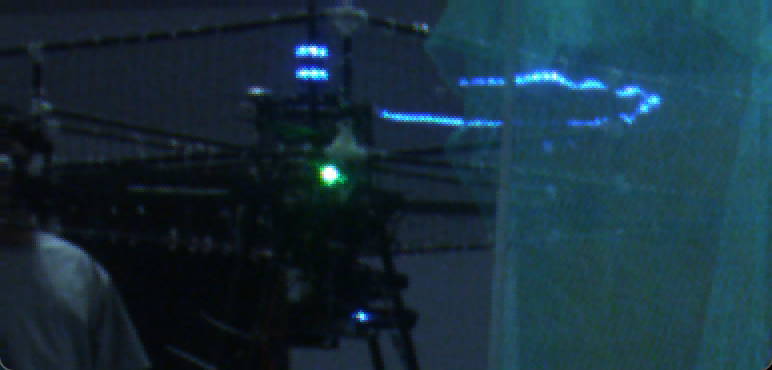
#> input picture test.png, 772 x 370 px
$ python detectortest.py
#> lines starting #> are read from the running program, lines starting #| are printed output that depends on the picture; after the words box and inside, x2 and y2 are one past the last pixel; in counts of white or black regions, pixels touching at a corner belong together
#> in main, frame is the input picture: shape (370, 772, 3); mean B, G, R 61, 47.9, 23.9
#| ✅ 已加载: test.png  尺寸: 772x370
import cv2
import numpy as np
import math

# ============================================================
#  参 数 说 明
# ============================================================
# 【颜色阈值】 — 基于 HSV 颜色空间过滤出目标发光区域
#   H Min / H Max : 色相范围 (0-179)，决定目标颜色（红≈0/160-179，蓝≈100-124，绿≈40-80）
#   S Min / S Max : 饱和度范围 (0-255)，值越高颜色越纯
#   V Min / V Max : 亮度范围 (0-255)，发光体亮度通常较高（推荐 V Min≥200）
#
# 【形态学操作】— 对二值掩码做闭运算，连接断裂的灯条区域
#   Close Kernel : 闭运算卷积核大小 (1-50)，越大越容易连接远处的断裂
#
# 【轮廓过滤】— 筛选单个灯条候选
#   Min Area / Max Area      : 轮廓面积范围，过滤太小/太大的噪点
#   Min Aspect / Max Aspect  : 灯条长宽比（长度÷宽度），细长灯条约 2.0~8.0
#
# 【配对条件】— 将上下两个灯条配对为一个装甲板
#   Max Angle Diff      : 两灯条主方向最大允许角度差 (0°-90°)
#   Min/Max Dist Ratio  : 灯条间距÷平均长度，太近/太远的配对会被过滤
# ============================================================

PARAM_GUIDE = """\
========== 参数调节指南 ==========
【颜色阈值】— HSV 滤出发光区域
  H Min / H Max : 色相范围 — 决定目标颜色
    红色 ≈ H=0~10 或 H=160~180    蓝色 ≈ H=100~124    绿色 ≈ H=40~80
  S Min / S Max : 饱和度范围 — 越高颜色越纯，发光体通常饱和度较高
  V Min / V Max : 亮度范围 — 发光体亮度高，推荐 V Min≥200

【形态学操作】
  Close Kernel : 闭运算核大小 — 越大越容易连接断裂灯条（过大则粘连干扰物）

【轮廓过滤】— 单个灯条筛选
  Min/Max Area       : 轮廓像素面积 — 过滤太小噪点或太大背景
  Min/Max Aspect     : 灯条长宽比 — 细长灯条约 2.0~8.0

【配对条件】— 两个灯条配成装甲板
  Max Angle Diff     : 允许的角度差 (°) — 平行灯条角度差应接近 0°
  Min/Max Dist Ratio : 距离比 — (中心距÷平均长度)，过近则可能是同侧灯条

操作提示:
  ESC  — 退出程序
  R    — 重新加载 test.png
  调节 Trackbars 面板的滑块可实时观察检测效果
=====================================
"""


def empty(a):
    pass


def init_trackbars():
    """初始化参数调节面板"""
    WIN = "Control Panel"
    cv2.namedWindow(WIN, cv2.WINDOW_NORMAL)
    cv2.resizeWindow(WIN, 1000, 900)

    # ── 1. HSV ──
    cv2.createTrackbar("--- [HSV] ---", WIN, 0, 1, empty)
    cv2.setTrackbarMin("--- [HSV] ---", WIN, 0)
    cv2.createTrackbar("H.Min", WIN, 0, 179, empty)
    cv2.createTrackbar("H.Max", WIN, 179, 179, empty)
    cv2.createTrackbar("S.Min", WIN, 0, 255, empty)
    cv2.createTrackbar("S.Max", WIN, 255, 255, empty)
    cv2.createTrackbar("V.Min", WIN, 200, 255, empty)
    cv2.createTrackbar("V.Max", WIN, 255, 255, empty)

    # ── 2. Morph ──
    cv2.createTrackbar("--- [Morph] ---", WIN, 0, 1, empty)
    cv2.setTrackbarMin("--- [Morph] ---", WIN, 0)
    cv2.createTrackbar("CloseKernel", WIN, 10, 50, empty)

    # ── 3. Contour ──
    cv2.createTrackbar("--- [Contour] ---", WIN, 0, 1, empty)
    cv2.setTrackbarMin("--- [Contour] ---", WIN, 0)
    cv2.createTrackbar("MinArea", WIN, 50, 5000, empty)
    cv2.createTrackbar("MaxArea", WIN, 3000, 10000, empty)
    cv2.createTrackbar("MinAspect(x10)", WIN, 15, 100, empty)
    cv2.createTrackbar("MaxAspect(x10)", WIN, 100, 500, empty)

    # ── 4. Pair ──
    cv2.createTrackbar("--- [Pair] ---", WIN, 0, 1, empty)
    cv2.setTrackbarMin("--- [Pair] ---", WIN, 0)
    cv2.createTrackbar("MaxAngleDiff", WIN, 15, 90, empty)
    cv2.createTrackbar("MinDistRatio(x10)", WIN, 10, 100, empty)
    cv2.createTrackbar("MaxDistRatio(x10)", WIN, 60, 150, empty)

def perform_pca(contour):
    """
    使用PCA主成分分析获取轮廓的主方向和中心
    """
    sz = len(contour)
    data_pts = np.empty((sz, 2), dtype=np.float64)
    for i in range(data_pts.shape[0]):
        data_pts[i,0] = contour[i,0,0]
        data_pts[i,1] = contour[i,0,1]

    # PCA计算
    mean, eigenvectors, eigenvalues = cv2.PCACompute2(data_pts, mean=None)

    # 提取中心点和主方向向量
    center = (int(mean[0,0]), int(mean[0,1]))
    eigenvec_primary = eigenvectors[0]   # 主成分方向（灯条延伸方向）
    eigenvec_secondary = eigenvectors[1] # 次成分方向（灯条法线方向）

    # 计算角度 (弧度)
    angle = math.atan2(eigenvec_primary[1], eigenvec_primary[0])

    return center, angle, eigenvec_primary, eigenvec_secondary, eigenvalues

def process_frame(frame):
    # 1. 获取滑动条参数
    WIN = "Control Panel"
    h_min = cv2.getTrackbarPos("H.Min", WIN)
    h_max = cv2.getTrackbarPos("H.Max", WIN)
    s_min = cv2.getTrackbarPos("S.Min", WIN)
    s_max = cv2.getTrackbarPos("S.Max", WIN)
    v_min = cv2.getTrackbarPos("V.Min", WIN)
    v_max = cv2.getTrackbarPos("V.Max", WIN)

    k_size = cv2.getTrackbarPos("CloseKernel", WIN)
    k_size = max(1, k_size)  # 避免为0

    min_area = cv2.getTrackbarPos("MinArea", WIN)
    max_area = cv2.getTrackbarPos("MaxArea", WIN)
    min_aspect = cv2.getTrackbarPos("MinAspect(x10)", WIN) / 10.0
    max_aspect = cv2.getTrackbarPos("MaxAspect(x10)", WIN) / 10.0

    max_angle_diff = cv2.getTrackbarPos("MaxAngleDiff", WIN)
    min_dist_ratio = cv2.getTrackbarPos("MinDistRatio(x10)", WIN) / 10.0
    max_dist_ratio = cv2.getTrackbarPos("MaxDistRatio(x10)", WIN) / 10.0

    # 2. HSV颜色空间转换及掩码提取
    hsv = cv2.cvtColor(frame, cv2.COLOR_BGR2HSV)
#> hsv: shape (370, 772, 3); mean H, S, V 100.3, 148.4, 61.5
    if h_min <= h_max:
        lower = np.array([h_min, s_min, v_min])
        upper = np.array([h_max, s_max, v_max])
        mask = cv2.inRange(hsv, lower, upper)
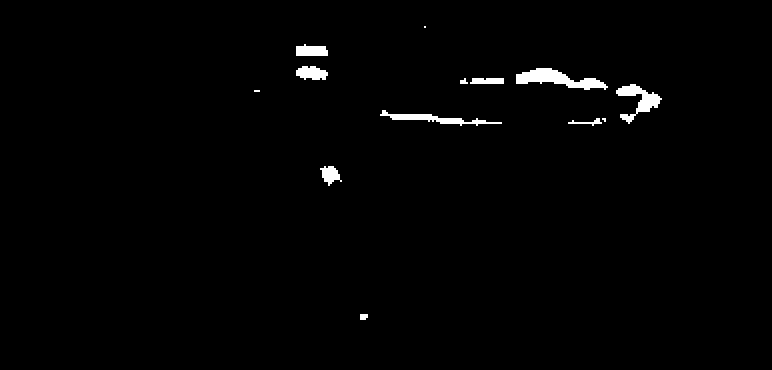
#> mask: shape (370, 772); 1.2% white; 13 white regions (3 under 20 px), largest, box (x1, y1, x2, y2) and area: (516, 68, 608, 90) 964, (616, 84, 662, 124) 684, (380, 110, 502, 126) 588
    else:
        # 处理色相环绕 (如红色: 160-180 和 0-10)
        lower1 = np.array([0, s_min, v_min])
        upper1 = np.array([h_max, s_max, v_max])
        lower2 = np.array([h_min, s_min, v_min])
        upper2 = np.array([179, s_max, v_max])
        mask1 = cv2.inRange(hsv, lower1, upper1)
        mask2 = cv2.inRange(hsv, lower2, upper2)
        mask = cv2.bitwise_or(mask1, mask2)

    # 3. 闭操作将分离的灯带连接在一起
    kernel = cv2.getStructuringElement(cv2.MORPH_RECT, (k_size, k_size))
    mask_closed = cv2.morphologyEx(mask, cv2.MORPH_CLOSE, kernel)
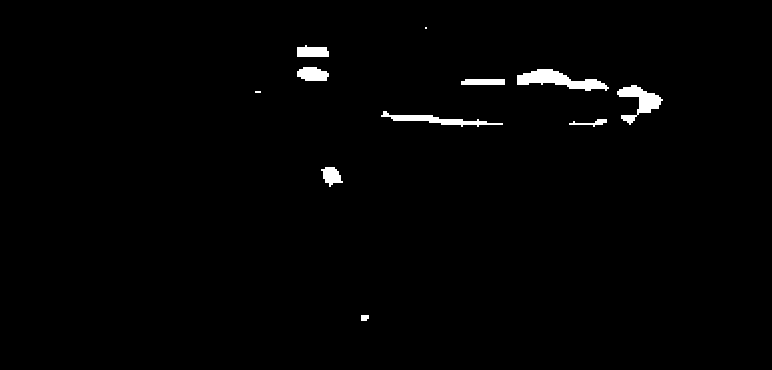
#> mask_closed: shape (370, 772); 1.3% white; 11 white regions (2 under 20 px)

    # 4. 轮廓查找与筛选
    contours, _ = cv2.findContours(mask_closed, cv2.RETR_EXTERNAL, cv2.CHAIN_APPROX_SIMPLE)
#> contours = 11 contours, 2 with area under 20; largest, box (x1, y1, x2, y2) and area: (517, 69, 609, 91) 867, (617, 85, 663, 125) 642, (381, 111, 503, 127) 480, (297, 67, 329, 81) 315, (297, 45, 329, 57) 274

    light_strips = []
    result_img = frame.copy()

    for cnt in contours:
        area = cv2.contourArea(cnt)
        if area < min_area or area > max_area:
            continue

        rect = cv2.minAreaRect(cnt)
        width, height = rect[1]
        if width == 0 or height == 0:
            continue

        length = max(width, height)
        short_side = min(width, height)
        aspect_ratio = length / short_side

        if aspect_ratio < min_aspect or aspect_ratio > max_aspect:
            continue

        # 5. PCA主成分分析优化结果
        center, angle, primary_vec, secondary_vec, eigenvals = perform_pca(cnt)

        light_strips.append({
            'contour': cnt,
            'rect': rect,
            'area': area,
            'length': length,
            'center': center,
            'angle': angle,
            'primary_vec': primary_vec,
            'secondary_vec': secondary_vec
        })

        # 绘制筛选出的灯条外接矩形
        box = cv2.boxPoints(rect)
        box = np.int32(box)
        cv2.drawContours(result_img, [box], 0, (0, 255, 0), 2)

        # 画PCA主方向线
        p1 = (int(center[0] - primary_vec[0] * length / 2), int(center[1] - primary_vec[1] * length / 2))
        p2 = (int(center[0] + primary_vec[0] * length / 2), int(center[1] + primary_vec[1] * length / 2))
        cv2.line(result_img, p1, p2, (0, 0, 255), 2)
        cv2.circle(result_img, center, 3, (0, 0, 255), -1)
#> this loop made 11 passes
#> (area, rect, width, height, length, short_side, aspect_ratio, sz in perform_pca) on passes 3, 7, 8, 9, 10: (76.5, ((587.6, 123.2), (37.29, 6.73), -4.76), 37.29, 6.73, 37.29, 6.73, 5.54, 25), (207.5, ((482.5, 81.5), (5, 43), -90), 5, 43, 43, 5, 8.6, 7), (867, ((562.7, 78.99), (18.02, 91.79), -84.96), 18.02, 91.79, 91.79, 18.02, 5.09, 76), (315, ((312.5, 73.5), (13, 31), -90), 13, 31, 31, 13, 2.38, 28), (274.5, ((312.5, 50.5), (11, 31), -90), 11, 31, 31, 11, 2.82, 13)
#> (area, rect, width, height, length, short_side, aspect_ratio) on passes 2, 4, 6: (232, ((331.1, 175.3), (17.08, 19.61), -18.43), 17.08, 19.61, 19.61, 17.08, 1.15), (479.5, ((441.5, 120.1), (8.45, 121.3), -85.03), 8.45, 121.3, 121.3, 8.45, 14.36), (641.5, ((636.5, 99.67), (45.02, 35.85), -29.74), 45.02, 35.85, 45.02, 35.85, 1.26)
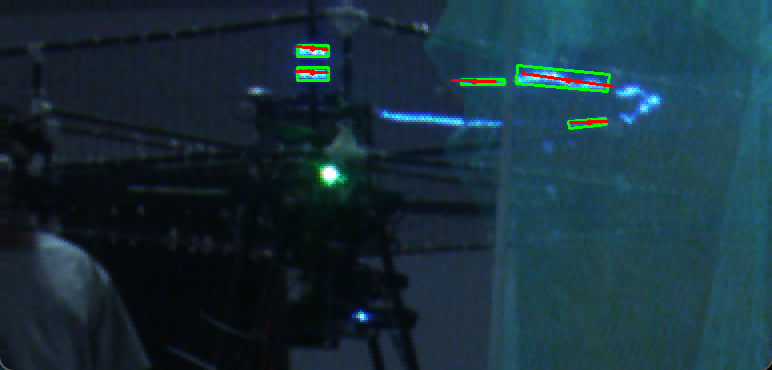
#> result_img: shape (370, 772, 3); 0.81% of pixels changed, all inside (x1, y1, x2, y2) = (295, 44, 615, 130)
#> after the loop, light_strips = 5 items

    # 6. 配对上下平行灯条
    matched_pairs = []
    for i in range(len(light_strips)):
        for j in range(i + 1, len(light_strips)):
            strip1 = light_strips[i]
            strip2 = light_strips[j]

            # 角度差判断 (转换为度)
            angle_diff = abs(strip1['angle'] - strip2['angle']) * 180.0 / math.pi
            if angle_diff > 90:
                angle_diff = 180 - angle_diff

            if angle_diff > max_angle_diff:
                continue

            # 计算两灯条中心点距离
            dx = strip1['center'][0] - strip2['center'][0]
            dy = strip1['center'][1] - strip2['center'][1]
            center_dist = math.sqrt(dx*dx + dy*dy)

            # 基于长度比例进行约束筛选
            avg_length = (strip1['length'] + strip2['length']) / 2.0
            dist_ratio = center_dist / avg_length

            if dist_ratio < min_dist_ratio or dist_ratio > max_dist_ratio:
                continue

            # 7. 得到两个平行灯条之间的垂直距离
            # 取两个灯条法向向量的平均作为配对特征的垂直方向
            avg_secondary_vec = (strip1['secondary_vec'] + strip2['secondary_vec']) / 2.0
            norm = np.linalg.norm(avg_secondary_vec)
            if norm > 0:
                avg_secondary_vec /= norm

            center_vector = np.array([dx, dy])
            # 垂直距离 = 中心点连线向量在法线方向上的投影长度
            vertical_dist = abs(np.dot(center_vector, avg_secondary_vec))

            matched_pairs.append((strip1, strip2, vertical_dist))

            # 绘制匹配结果
            cv2.line(result_img, strip1['center'], strip2['center'], (255, 0, 0), 2)
            mid_pt = ((strip1['center'][0] + strip2['center'][0]) // 2,
                      (strip1['center'][1] + strip2['center'][1]) // 2)
            cv2.putText(result_img, f"V-Dist: {vertical_dist:.1f}", mid_pt,
                        cv2.FONT_HERSHEY_SIMPLEX, 0.6, (0, 255, 255), 2)
#> this loop made 5 passes
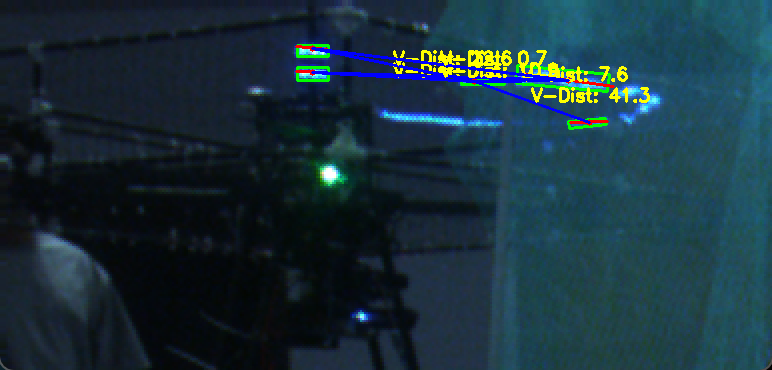
#> result_img: shape (370, 772, 3); 1.95% of pixels changed, all inside (x1, y1, x2, y2) = (311, 47, 650, 124)
#> after the loop, matched_pairs = 6 items

    return mask_closed, result_img, len(light_strips), len(matched_pairs)

def main():
    """主循环 — 读取 test.png 并实时调节参数"""
    image_path = "test.png"
    frame = cv2.imread(image_path)

    if frame is None:
        print(f"❌ 错误: 无法读取 '{image_path}'，请确认文件路径正确！")
        return

    init_trackbars()
    print(PARAM_GUIDE)

    print(f"✅ 已加载: {image_path}  尺寸: {frame.shape[1]}x{frame.shape[0]}")
    print(" — [ESC] 退出    [R] 重新加载图片")

    while True:
        # 深拷贝一份，避免每次修改原图
        current_frame = frame.copy()

        mask, result, n_strips, n_pairs = process_frame(current_frame)
#> n_strips = 5; n_pairs = 6

        # 在结果图上叠加参数信息
        WIN = "Control Panel"
        h_min = cv2.getTrackbarPos("H.Min", WIN)
#> h_min = 0
        h_max = cv2.getTrackbarPos("H.Max", WIN)
#> h_max = 179
        cv2.putText(result, f"H:[{h_min}-{h_max}]  Strips:{n_strips}  Pairs:{n_pairs}", (10, 30),
                    cv2.FONT_HERSHEY_SIMPLEX, 0.65, (0, 255, 255), 2)
        cv2.putText(result, "[ESC]=Exit  [R]=Reload", (10, result.shape[0] - 15),
                    cv2.FONT_HERSHEY_SIMPLEX, 0.5, (200, 200, 200), 1)
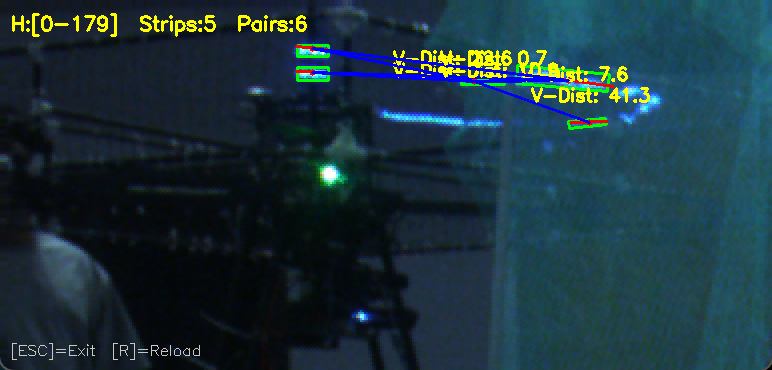
#> result: shape (370, 772, 3); mean B, G, R 60, 51.2, 27.7

        cv2.imshow("Original", frame)
        cv2.imshow("Mask", mask)
        cv2.imshow("Detection Result", result)

        key = cv2.waitKey(30) & 0xFF
#> (key Esc is pressed here)
        if key == 27:  # ESC
            break
        elif key == ord('r') or key == ord('R'):  # 重新加载
            frame = cv2.imread(image_path)
            if frame is not None:
                print(f"🔄 已重新加载: {image_path}")
            else:
                print(f"⚠️ 重新加载失败: {image_path}")

    cv2.destroyAllWindows()

if __name__ == "__main__":
    main()
